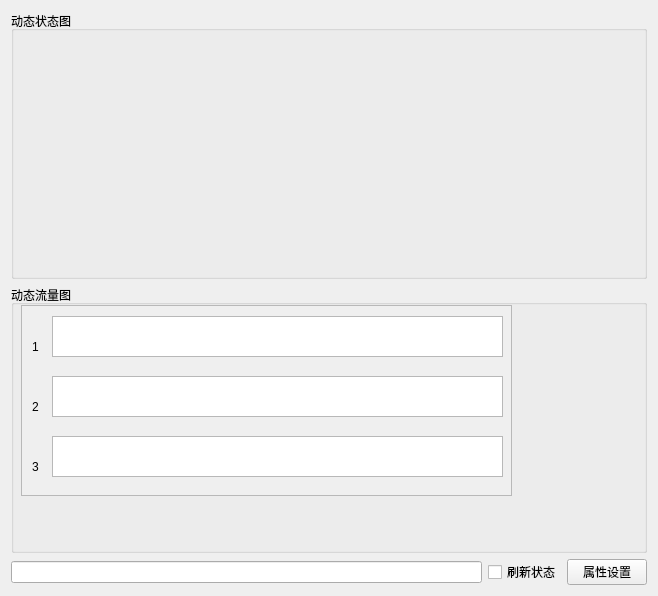
<?xml version="1.0" encoding="UTF-8"?>
<ui version="4.0">
 <class>DetectorMonitor</class>
 <widget class="QWidget" name="DetectorMonitor">
  <property name="geometry">
   <rect>
    <x>0</x>
    <y>0</y>
    <width>658</width>
    <height>596</height>
   </rect>
  </property>
  <property name="windowTitle">
   <string>Form</string>
  </property>
  <layout class="QVBoxLayout" name="verticalLayout_2">
   <item>
    <layout class="QVBoxLayout" name="verticalLayout" stretch="1,1,0">
     <item>
      <widget class="QGroupBox" name="groupBox_2">
       <property name="title">
        <string>动态状态图</string>
       </property>
      </widget>
     </item>
     <item>
      <widget class="QGroupBox" name="groupBox">
       <property name="title">
        <string>动态流量图</string>
       </property>
       <widget class="QScrollArea" name="scrollArea">
        <property name="geometry">
         <rect>
          <x>10</x>
          <y>20</y>
          <width>491</width>
          <height>191</height>
         </rect>
        </property>
        <property name="widgetResizable">
         <bool>true</bool>
        </property>
        <widget class="QWidget" name="scrollAreaWidgetContents">
         <property name="geometry">
          <rect>
           <x>0</x>
           <y>0</y>
           <width>489</width>
           <height>189</height>
          </rect>
         </property>
         <widget class="QTextBrowser" name="textBrowser">
          <property name="geometry">
           <rect>
            <x>30</x>
            <y>10</y>
            <width>451</width>
            <height>41</height>
           </rect>
          </property>
         </widget>
         <widget class="QTextBrowser" name="textBrowser_2">
          <property name="geometry">
           <rect>
            <x>30</x>
            <y>70</y>
            <width>451</width>
            <height>41</height>
           </rect>
          </property>
         </widget>
         <widget class="QTextBrowser" name="textBrowser_3">
          <property name="geometry">
           <rect>
            <x>30</x>
            <y>130</y>
            <width>451</width>
            <height>41</height>
           </rect>
          </property>
         </widget>
         <widget class="QLabel" name="label">
          <property name="geometry">
           <rect>
            <x>10</x>
            <y>30</y>
            <width>16</width>
            <height>21</height>
           </rect>
          </property>
          <property name="text">
           <string>1</string>
          </property>
         </widget>
         <widget class="QLabel" name="label_2">
          <property name="geometry">
           <rect>
            <x>10</x>
            <y>90</y>
            <width>16</width>
            <height>21</height>
           </rect>
          </property>
          <property name="lineWidth">
           <number>1</number>
          </property>
          <property name="text">
           <string>2</string>
          </property>
         </widget>
         <widget class="QLabel" name="label_3">
          <property name="geometry">
           <rect>
            <x>10</x>
            <y>150</y>
            <width>16</width>
            <height>21</height>
           </rect>
          </property>
          <property name="text">
           <string>3</string>
          </property>
         </widget>
        </widget>
       </widget>
      </widget>
     </item>
     <item>
      <layout class="QHBoxLayout" name="horizontalLayout">
       <item>
        <widget class="QLineEdit" name="testLineEdit"/>
       </item>
       <item>
        <widget class="QCheckBox" name="checkBox">
         <property name="text">
          <string>刷新状态</string>
         </property>
        </widget>
       </item>
       <item>
        <widget class="QPushButton" name="pushButton">
         <property name="text">
          <string>属性设置</string>
         </property>
        </widget>
       </item>
      </layout>
     </item>
    </layout>
   </item>
  </layout>
 </widget>
 <resources/>
 <connections/>
</ui>
